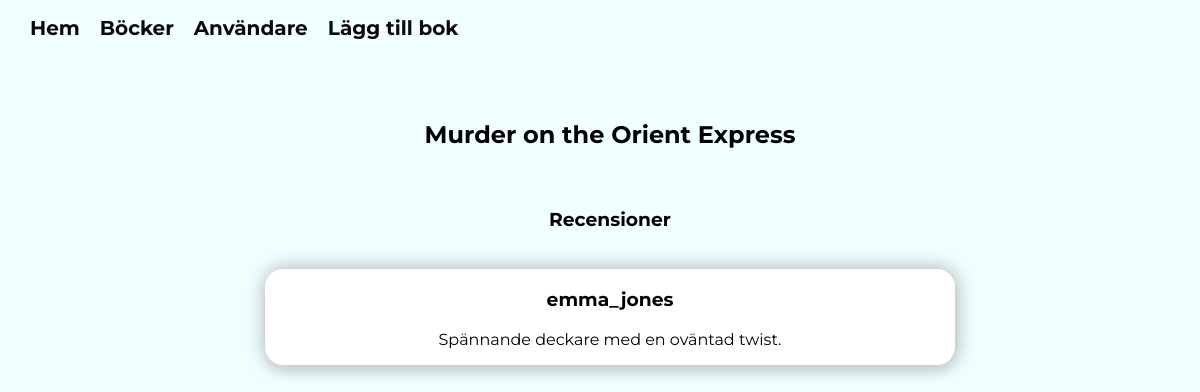
The app's page /reviews.php?id=3 with its own data.
### tables this page shows
CREATE TABLE `reviews` (
  `id` int(11) NOT NULL,
  `user_id` int(11) DEFAULT NULL,
  `book_id` int(11) DEFAULT NULL,
  `review_text` text DEFAULT NULL
);

CREATE TABLE `books` (
  `id` int(11) NOT NULL,
  `title` varchar(100) NOT NULL,
  `author_id` int(11) DEFAULT NULL
);

CREATE TABLE `users` (
  `id` int(11) NOT NULL,
  `username` varchar(50) NOT NULL,
  `password` varchar(50) NOT NULL
);

### classes/db.php (called while the page is built, shortened)
<?php
class DB
{
    public function __construct(PDO $pdo)
    {
        $this->pdo = $pdo;
    }
}

### classes/review-model.php (called while the page is built)
<?php
require_once "db.php";
class ReviewModel extends DB
{
    public function getAllReviewsByBook(int $id)
    {
        $sql = "SELECT reviews.*, users.username, books.title FROM reviews
        JOIN users ON reviews.user_id = users.id
        JOIN books ON reviews.book_id = books.id
        WHERE reviews.book_id = :id";
        $stmt = $this->pdo->prepare($sql);
        $stmt->bindParam(":id", $id);
        $stmt->execute();
        $result = $stmt->fetchAll(PDO::FETCH_ASSOC);
        return $result;
    }
}

### classes/review-view.php (the view)
<?php
class ReviewView
{
    public function renderAllReviewsByBook(array $reviews)
    {
        if (!empty($reviews)) {
            echo "<h2>{$reviews[0]['title']}</h2>";
            echo "<h3>Recensioner</h3>";
            echo "<div class='all-reviews-container'>";
            foreach ($reviews as $review) {
                $username = $review['username'];
                $userReview = $review['review_text'];
                echo "<div class='reviews-container'>";
                echo "<h3>$username</h3>";
                echo "<p class='user-review'>$userReview</p>";
                echo "</div>";
            }
            echo "</div>";
        } else {
            echo "<div class='all-reviews-container'>";
            echo "<h3>Inga recensioner av den här boken</h3>";
            echo "</div>";
        }
    }
}

### style/style.css (style rules this page uses)
body { font-family: montserrat, sans-serif; margin: 0 auto; background-color: azure; }
@media screen and (min-width: 768px) { h1, h2, h3, h4 { text-align: center; } }
@media screen and (min-width: 768px) { .all-reviews-container { width: 100%; display: flex; flex-direction: column; align-items: center; gap: 20px; } }
@media screen and (min-width: 768px) { .reviews-container { box-shadow: 1px 0px 20px rgba(151, 149, 149, 0.8), 0px 10px 5px rgba(151, 149, 149, 0.1); border-radius: 18px; padding: 0px 15px; background-color: rgb(255, 255, 255); width: 70%; } }
@media screen and (min-width: 768px) { .user-review { text-align: center; } }
@media screen and (min-width: 1200px) { .reviews-container { width: 55%; } }

### records on screen
reviews: book.title "Murder on the Orient Express", user.username "emma_jones", review_text "Spännande deckare med en oväntad twist."
